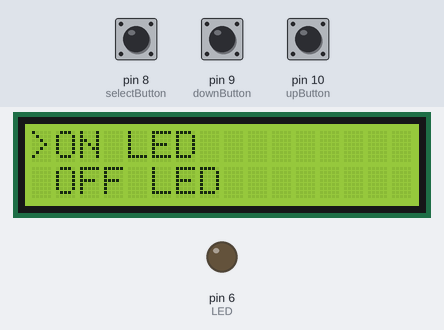
Bench run of a program on a simulated Arduino Uno, built with avr-gcc and run on an emulated ATmega328P. Shown: 16×2 character LCD, output pins drawn as LEDs (lit = HIGH). The test bench sets the inputs (shaded band); at power-on: pin 8 (selectButton) HIGH, pin 9 (downButton) HIGH, pin 10 (upButton) HIGH.

Above: at 1.2 s.
1.3 s: pin 8 (selectButton) pulled LOW for 0.15 s
At 2.5 s:
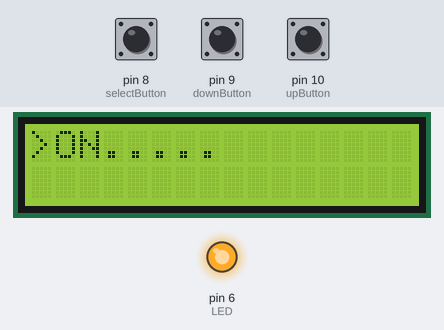
3.4 s: pin 9 (downButton) pulled LOW for 0.15 s
At 4.6 s:
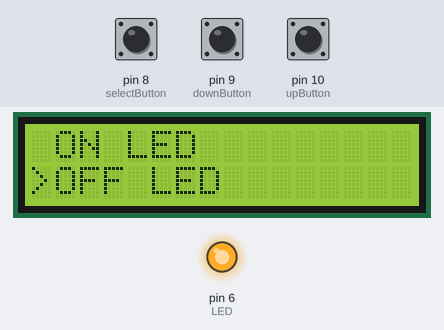
5.0 s: pin 8 (selectButton) pulled LOW for 1 s
At 6.2 s:
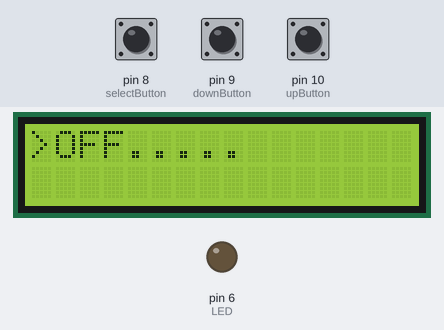
7.5 s: pin 10 (upButton) pulled LOW for 0.15 s
At 7.8 s:
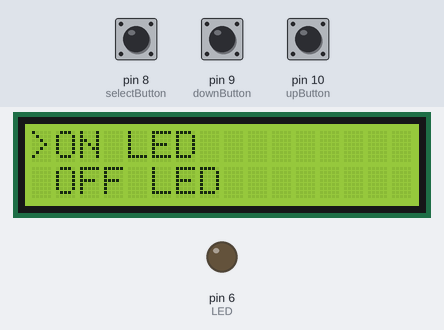
9.1 s: pin 9 (downButton) pulled LOW for 1 s
At 10.2 s:
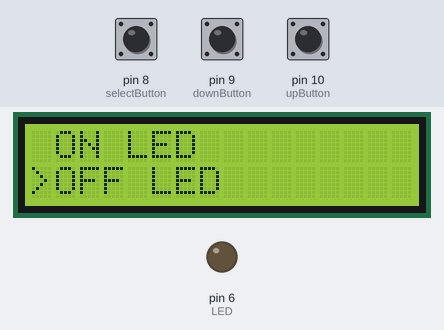
Timing chart, 0 to 12.1 s (numbered marks = the images above; inputs shaded):
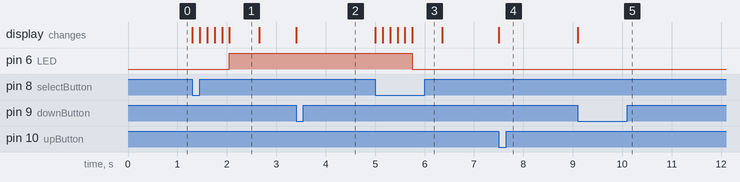

The program:

main.cpp
```cpp
#include <LiquidCrystal.h>

const int rs = 12, en = 11, d4 = 5, d5 = 4, d6 = 3, d7 = 2;
LiquidCrystal lcd(rs, en, d4, d5, d6, d7);

int upButton = 10;
int downButton = 9;
int selectButton = 8;

int menu = 1;

int LED = 6;


void setup() {
  lcd.begin(16, 2);

  pinMode(upButton, INPUT_PULLUP);
  pinMode(downButton, INPUT_PULLUP);
  pinMode(selectButton, INPUT_PULLUP);

  pinMode(LED, OUTPUT);

  updateMenu();
}


void loop() {
  if (!digitalRead(downButton)) {
    menu++;
    updateMenu();
    delay(150);
  }

  if (!digitalRead(upButton)) {
    menu--;
    updateMenu();
    delay(150);

  }

  if (!digitalRead(selectButton)) {
    execute();
    updateMenu();
    delay(150);

  }
}


// Menu

void updateMenu() {
  switch (menu) {
    case 0:
      menu = 1;
      break;
    case 1:
      lcd.clear();
      lcd.print(">ON LED");
      lcd.setCursor(0, 1);
      lcd.print(" OFF LED");
      break;
    case 2:
      lcd.clear();
      lcd.print(" ON LED");
      lcd.setCursor(0, 1);
      lcd.print(">OFF LED");
      break;

   }
}

// Ejecucion
void execute() {
  switch (menu) {
    case 1:
      action1();
      break;
    case 2:
      action2();
      break;

  }
}


// Acciones

void action1() {
  lcd.clear();
  lcd.print(">ON");
  delay(150);
  lcd.print(".");
  delay(150);
  lcd.print(".");
  delay(150);
  lcd.print(".");
  delay(150);
  lcd.print(".");
  delay(150);
  lcd.print(".");

  digitalWrite(LED, HIGH);

  delay(600);
}

void action2() {
  lcd.clear();
  lcd.print(">OFF");
  delay(150);
  lcd.print(".");
  delay(150);
  lcd.print(".");
  delay(150);
  lcd.print(".");
  delay(150);
  lcd.print(".");
  delay(150);
  lcd.print(".");

  digitalWrite(LED, LOW);

  delay(600);
}
```

Measured:
- after the input at 1.3 s, pin 6 (LED): LOW → HIGH after 0.75 s; the display: first changes at once (image 1 shows a later state)
- after the input at 3.4 s, the display: changes at once (image 2)
- after the input at 5.0 s, pin 6 (LED): HIGH → LOW after 0.75 s; the display: first changes at once (image 3 shows a later state)
- after the input at 7.5 s, the display: changes at once (image 4)
- after the input at 9.1 s, the display: changes at once (image 5)
- what the display in image 1 shows lasts 0.6 s, from 2.1 s to 2.7 s
